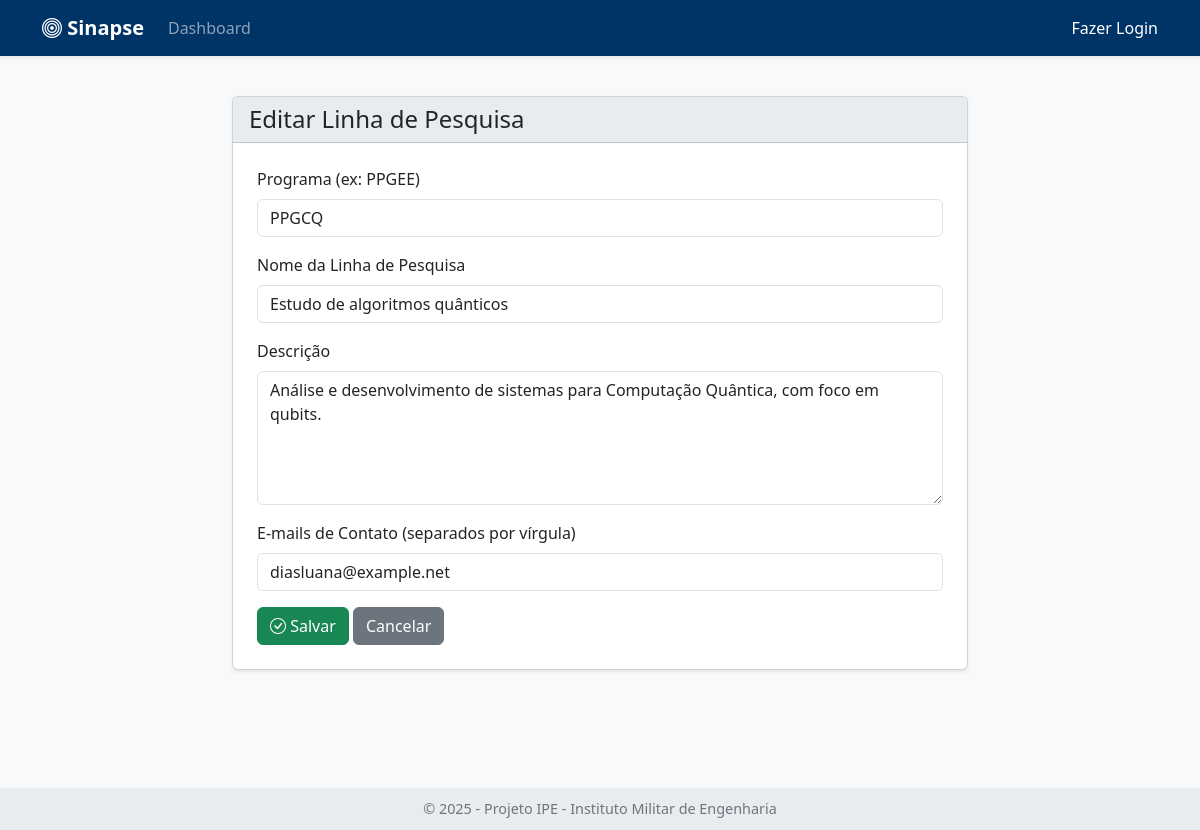
/linhas/editar/35 (signed in), run on the app's committed database.
### tables this page shows
CREATE TABLE linha_ime (
                id INTEGER PRIMARY KEY AUTOINCREMENT,
                programa TEXT,
                linha TEXT,
                descricao TEXT,
                emails_contato TEXT,
                embedding BLOB,
                user_id INTEGER,
                FOREIGN KEY (user_id) REFERENCES users (id)
            );

### app.py (the view, shortened to what this page needs)
@app.route('/linhas/editar/<int:linha_id>', methods=['GET', 'POST'])
@login_required
def editar_linha(linha_id):
    user_id = session['user_id']
    linha = motor.get_linha_by_id(linha_id, user_id)
    if linha is None:
        flash("Linha de pesquisa não encontrada ou você não tem permissão para editá-la.", "danger")
        return redirect(url_for('listar_linhas'))
    return render_template('linha_form.html', titulo="Editar Linha de Pesquisa", linha=linha)

### app.py (called while the page is built)
def login_required(f):
    @wraps(f)
    def decorated_function(*args, **kwargs):
        if 'user_id' not in session:
            flash("Você precisa fazer login para acessar esta página.", "warning")
            return redirect(url_for('home'))
        return f(*args, **kwargs)
    return decorated_function

### motor_ia.py (called while the page is built)
    def _get_db_conn(self):
        try:
            sqlite3.register_adapter(np.ndarray, lambda arr: arr.astype(np.float32).tobytes())
            sqlite3.register_converter("vector", lambda b: np.frombuffer(b, dtype=np.float32))
            conn = sqlite3.connect(self.db_path, detect_types=sqlite3.PARSE_DECLTYPES | sqlite3.PARSE_COLNAMES)
            conn.row_factory = self._dict_factory
            return conn
        except sqlite3.Error as e:
            print(f"Erro ao conectar ao banco de dados SQLite '{self.db_path}': {e}")
            return None

    def _dict_factory(self, cursor, row):
        d = {}
        for idx, col in enumerate(cursor.description):
            d[col[0]] = row[idx]
        return d

    def get_linha_by_id(self, linha_id, user_id):
        conn = self._get_db_conn()
        if not conn: return None
        try:
            cursor = conn.cursor()
            linha = cursor.execute("SELECT * FROM linha_ime WHERE id = ? AND user_id = ?", (linha_id, user_id)).fetchone()
            conn.close()
            return linha
        except sqlite3.Error as e:
            print(f"Erro ao buscar linha por ID: {e}")
            conn.close()
            return None

### templates/linha_form.html (shortened to what this page needs)
{% extends "base.html" %}
{% block content %}
<div class="row justify-content-center">
    <div class="col-lg-8">
        <div class="card shadow-sm">
            <div class="card-header h4">
                {{ titulo }}
            </div>
            <div class="card-body p-4">
                <form method="post">
                    <div class="mb-3">
                        <label for="programa" class="form-label">Programa (ex: PPGEE)</label>
                        <input type="text" class="form-control" id="programa" name="programa" value="{{ linha.programa if linha else '' }}" required>
                    </div>
                    <div class="mb-3">
                        <label for="linha" class="form-label">Nome da Linha de Pesquisa</label>
                        <input type="text" class="form-control" id="linha" name="linha" value="{{ linha.linha if linha else '' }}" required>
                    </div>
                    <div class="mb-3">
                        <label for="descricao" class="form-label">Descrição</label>
                        <textarea class="form-control" id="descricao" name="descricao" rows="5" required>{{ linha.descricao if linha else '' }}</textarea>
                    </div>
                    <div class="mb-3">
                        <label for="emails_contato" class="form-label">E-mails de Contato (separados por vírgula)</label>
                        <input type="text" class="form-control" id="emails_contato" name="emails_contato" value="{{ linha.emails_contato if linha else '' }}">
                    </div>
                    <button type="submit" class="btn btn-success"><i class="bi bi-check-circle"></i> Salvar</button>
                    <a href="{{ url_for('listar_linhas') }}" class="btn btn-secondary">Cancelar</a>
                </form>
            </div>
        </div>
    </div>
</div>
{% endblock %}

### templates/base.html (style rules this page uses)
body { background-color: #f8f9fa; padding-bottom: 80px; }
.card-header { background-color: #e9ecef; }
.btn-success { background-color: #198754; border-color: #198754; }
.btn-secondary { background-color: #6c757d; border-color: #6c757d; }

### data on the page
linha_ime: programa "PPGCQ", linha "Estudo de algoritmos quânticos", descricao "Análise e desenvolvimento de sistemas para Computação Quântica, com foco em qubits.", emails_contato "diasluana@example.net"

### other printed values
{{ titulo }} "Editar Linha de Pesquisa"
